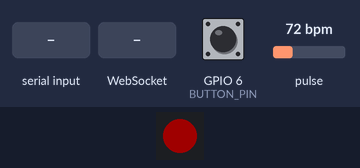
Bench run of a program on a simulated ESP32-C3. Parts: 1 RGB LEDs in strip order, left to right. The inputs (shaded band) are chosen by the test bench; at power-on: GPIO 6 (BUTTON_PIN) HIGH, pulse 72 bpm. Dim RGB values are drawn brighter than linear; WiFi joins after 1.5 s; servers stay silent unless stated; EEPROM starts erased; what the program prints to the serial monitor is not drawn.

Above: at 1.77 s.
1.8 s: GPIO 6 (BUTTON_PIN) pulled LOW for 0.15 s
At 2.23 s:
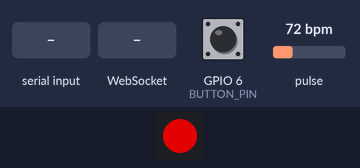
At 3.49 s:
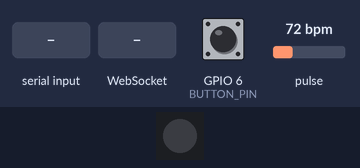
4.8 s: "config/150\n" received over Serial
7.8 s: GPIO 6 (BUTTON_PIN) pulled LOW for 0.15 s
10.9 s: WebSocket text "#" received
At 11.66 s:
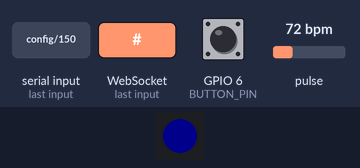
13.9 s: pulse set to 42 bpm
16.9 s: "#\n" received over Serial
At 18.12 s:
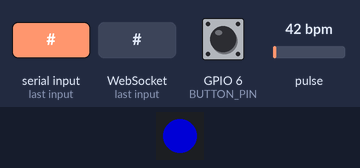
Timing chart, 0 to 20.9 s (numbered marks = the images above; inputs shaded):
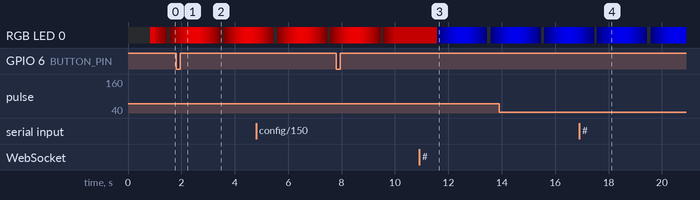

The program:

main.cpp
```cpp
#include "Arduino.h"
#include "config.h"
#include "Timer.h"
#include "Configuration.h"
#include "Process.h"
#include "ProcessManager.h"
#include "WebSocketManager.h"
#include "CommandRegistry.h"

// Process includes
#include "processes/WiFiProcess.h"
#include "processes/LedProcess.h"
#include "processes/SensorProcess.h"
#include "processes/PublishProcess.h"
#include "processes/ReceiveProcess.h"
#include "processes/SerialProcess.h"
#include "processes/ButtonProcess.h"
#include "processes/LedBehaviors.h"

// Global instances
Configuration  configuration;
ProcessManager processManager;
CommandRegistry commandRegistry;
WebSocketManager webSocketManager;

// Global LED behavior instances
LedsOffBehavior     ledsOff;
SolidBehavior       ledsSolid;
BreathingBehavior   ledsBreathing;
HeartBeatBehavior   ledsHeartBeat;

// Raw signal mode flag — set by SerialProcess and ButtonProcess
bool rawSignalMode = false;

void setup() {
    delay(SETUP_DELAY);
    Serial.begin(SERIAL_BAUD_RATE);
    Serial.println("\n[FuseBeat] Starting...");

    configuration.initialize();

    // Register all processes
    processManager.addProcess("wifi",    new WiFiProcess());
    processManager.addProcess("led",     new LedProcess());
    processManager.addProcess("sensor",  new SensorProcess());
    processManager.addProcess("serial",  new SerialProcess());
    processManager.addProcess("button",  new ButtonProcess());
    processManager.addProcess("publish", new PublishProcess());
    processManager.addProcess("receive", new ReceiveProcess());

    // Halt network processes until WiFi connects
    processManager.haltProcess("publish");
    processManager.haltProcess("receive");

    // Setup all processes
    processManager.setupProcesses();

    Serial.println("[FuseBeat] Setup complete");
}

void loop() {
    WiFiProcess* wifiProc = static_cast<WiFiProcess*>(processManager.getProcess("wifi"));
    bool wifiConnected = wifiProc && wifiProc->isWiFiConnected();

    static bool wasConnected = false;
    static bool wasRawMode   = false;

    // Raw signal mode: halt all WiFi/WS processes to avoid serial contention
    if (rawSignalMode && !wasRawMode) {
        Serial.println("[FuseBeat] Raw mode ON — halting WiFi/WS");
        webSocketManager.disconnect();
        processManager.haltProcess("publish");
        processManager.haltProcess("receive");
        processManager.haltProcess("wifi");
        wasConnected = false;
    } else if (!rawSignalMode && wasRawMode) {
        Serial.println("[FuseBeat] Raw mode OFF — resuming WiFi/WS");
        processManager.startProcess("wifi");
    }
    wasRawMode = rawSignalMode;

    if (rawSignalMode) {
        processManager.updateProcesses();
        return;
    }

    if (wifiConnected && !wasConnected) {
        // WiFi just connected — initialize WS and start network processes
        Serial.println("[FuseBeat] WiFi connected — starting WebSocket");
        webSocketManager.initialize(configuration.getSocketServerURL());
        processManager.startProcess("publish");
        processManager.startProcess("receive");

        // Switch LED to breathing in device color
        LedProcess* led = static_cast<LedProcess*>(processManager.getProcess("led"));
        if (led) {
            uint32_t color = 0x0000FF; // Blue while waiting for first beat
            led->setConnectedColor(color);
        }
    } else if (!wifiConnected && wasConnected) {
        // WiFi lost — halt network processes
        Serial.println("[FuseBeat] WiFi lost — halting WebSocket");
        processManager.haltProcess("publish");
        processManager.haltProcess("receive");

        LedProcess* led = static_cast<LedProcess*>(processManager.getProcess("led"));
        if (led) {
            ledsBreathing.setColor(0xFF0000); // Back to red breathing
            led->setBehavior(&ledsBreathing);
        }
    }
    wasConnected = wifiConnected;

    // Update WebSocket connection
    if (wifiConnected) {
        webSocketManager.update();
    }

    // Update all running processes
    processManager.updateProcesses();
}
```

Process.h
```cpp
#ifndef PROCESS_H
#define PROCESS_H

#include "Arduino.h"

class ProcessManager; // Forward declaration

class Process {

protected:
    bool isRunning = true;
    ProcessManager* processManager = nullptr;

public:
    virtual ~Process() {}
    virtual void setup() { }
    virtual void update() = 0;
    virtual String getState() { return String(); }

    // State management methods
    bool isProcessRunning() const { return isRunning; }
    void setRunning(bool running) { isRunning = running; }
    void halt() { isRunning = false; }
    void start() { isRunning = true; }

    // ProcessManager reference
    void setProcessManager(ProcessManager* manager) { processManager = manager; }
    ProcessManager* getProcessManager() const { return processManager; }

};

#endif // PROCESS_H
```

ProcessManager.h
```cpp
#ifndef PROCESS_MANAGER_H
#define PROCESS_MANAGER_H

#include "Arduino.h"
#include "Process.h"
#include <map>

class ProcessManager {
private:
    std::map<String, Process*> processes;

public:
    ProcessManager() {}

    ~ProcessManager() {
        for (auto& entry : processes) {
            delete entry.second;
        }
        processes.clear();
    }

    void addProcess(const String& name, Process* process) {
        if (process) {
            process->setProcessManager(this);
            processes[name] = process;
        }
    }

    void startProcess(const String& name) {
        auto it = processes.find(name);
        if (it != processes.end()) {
            it->second->start();
        }
    }

    void haltProcess(const String& name) {
        auto it = processes.find(name);
        if (it != processes.end()) {
            it->second->halt();
        }
    }

    void haltAllProcesses() {
        for (auto& entry : processes) {
            entry.second->halt();
        }
    }

    void updateProcesses() {
        for (auto& entry : processes) {
            if (entry.second->isProcessRunning()) {
                entry.second->update();
            }
        }
    }

    void setupProcesses() {
        for (auto& entry : processes) {
            entry.second->setup();
        }
    }

    Process* getProcess(const String& name) {
        auto it = processes.find(name);
        return (it != processes.end()) ? it->second : nullptr;
    }

    bool hasProcess(const String& name) {
        return processes.find(name) != processes.end();
    }
};

#endif // PROCESS_MANAGER_H
```

Timer.h
```cpp
#ifndef TIMER_H
#define TIMER_H

#include "Arduino.h"

struct Timer {
    unsigned long last_update;
    unsigned long interval;
    unsigned long elapsed_millis;
    unsigned long started_at;

    Timer(unsigned long an_interval) : interval(an_interval), last_update(0), elapsed_millis(0) {
        started_at = millis();
    }
    Timer() : interval(0), last_update(0) {
        started_at = millis();
    }

    bool hasElapsed() {
        return millis() - last_update > interval;
    }

    unsigned long elapsed() {
        return millis() - started_at;
    }

    bool checkAndReset() {
        if (interval == 0) return false;

        if (hasElapsed()) {
            reset();
            return true;
        }
        return false;
    }

    void reset() {
        last_update = millis();
    }

    void resetMillis() {
        elapsed_millis = 0;
        started_at = millis();
    }
};

#endif // TIMER_H
```

Utils.h
```cpp
#ifndef UTILS_H
#define UTILS_H

#include <Arduino.h>

static uint32_t hexToColor(String hex) {
    if (hex.startsWith("#")) {
        hex = hex.substring(1);
    }
    return (uint32_t)strtol(("0x" + hex).c_str(), NULL, 16);
}

#endif // UTILS_H
```

WebSocketManager.h
```cpp
#ifndef WEBSOCKET_MANAGER_H
#define WEBSOCKET_MANAGER_H

#include "Arduino.h"
#include <WebSocketsClient.h>
#include <WiFi.h>
#include <functional>

typedef std::function<void(const String&)> MessageCallback;

class WebSocketManager {
private:
    WebSocketsClient webSocket;
    bool connected = false;
    String wsHost;
    int wsPort = 80;
    String wsPath = "/";
    String deviceIdHex;
    String state;

    MessageCallback messageCallback;
    String lastReceivedMessage;
    bool hasNewMessage = false;

    bool isInitialized = false;
    unsigned long lastReconnectAttempt = 0;
    const unsigned long RECONNECT_INTERVAL = 5000;

public:
    WebSocketManager()
        : connected(false)
        , deviceIdHex("0000")
        , state("DISCONNECTED")
        , hasNewMessage(false)
        , isInitialized(false)
        , lastReconnectAttempt(0)
    {}

    void initialize(const String& wsUrl) {
        if (isInitialized) return;

        uint8_t mac[6];
        WiFi.macAddress(mac);
        char idBuf[5];
        snprintf(idBuf, sizeof(idBuf), "%02X%02X", mac[4], mac[5]);
        deviceIdHex = String(idBuf);

        parseAndConnect(wsUrl);
        isInitialized = true;
    }

    void update() {
        if (!isInitialized) return;
        webSocket.loop();
        state = connected ? String("CONNECTED") : String("CONNECTING");
    }

    bool sendMessage(const String& message) {
        if (!connected) return false;
        String msg = message;
        webSocket.sendTXT(msg);
        return true;
    }

    bool hasMessage() const { return hasNewMessage; }

    String getMessage() {
        hasNewMessage = false;
        return lastReceivedMessage;
    }

    void setMessageCallback(MessageCallback callback) {
        messageCallback = callback;
    }

    bool isConnected() const { return connected; }
    String getDeviceId() const { return deviceIdHex; }
    String getState() const { return state; }

    void disconnect() {
        webSocket.disconnect();
        connected = false;
        isInitialized = false;
        state = "DISCONNECTED";
    }

    void reconnect() {
        if (wsHost.length() > 0) {
            webSocket.begin(wsHost.c_str(), wsPort, wsPath.c_str());
        }
    }

    void reinitialize(const String& wsUrl) {
        isInitialized = false;
        connected = false;
        webSocket.disconnect();
        parseAndConnect(wsUrl);
        isInitialized = true;
    }

private:
    void parseAndConnect(const String& wsUrl) {
        if (!wsUrl.startsWith("ws://")) return;

        String rest = wsUrl.substring(5);
        int slash = rest.indexOf('/');
        String hostPort = slash >= 0 ? rest.substring(0, slash) : rest;
        wsPath = slash >= 0 ? rest.substring(slash) : "/";

        int colon = hostPort.indexOf(':');
        if (colon >= 0) {
            wsHost = hostPort.substring(0, colon);
            wsPort = hostPort.substring(colon + 1).toInt();
        } else {
            wsHost = hostPort;
            wsPort = 80;
        }

        webSocket.onEvent([this](WStype_t type, uint8_t * payload, size_t length) {
            if (type == WStype_CONNECTED) {
                connected = true;
                Serial.println("[WS] Connected");
            }
            else if (type == WStype_DISCONNECTED) {
                connected = false;
                Serial.println("[WS] Disconnected");
            }
            else if (type == WStype_TEXT) {
                String message = String((char*)payload);
                lastReceivedMessage = message;
                hasNewMessage = true;
                if (messageCallback) {
                    messageCallback(message);
                }
            }
        });

        webSocket.setReconnectInterval(5000);
        webSocket.begin(wsHost.c_str(), wsPort, wsPath.c_str());
    }
};

// Global WebSocket manager instance
extern WebSocketManager webSocketManager;

#endif // WEBSOCKET_MANAGER_H
```

ButtonProcess.h
```cpp
#ifndef BUTTON_PROCESS_H
#define BUTTON_PROCESS_H

#include "Process.h"
#include "config.h"
#include "Configuration.h"

extern bool rawSignalMode;

class ButtonProcess : public Process {
public:
    ButtonProcess()
        : Process(),
          lastState(HIGH),
          pressedAt(0),
          longPressHandled(false)
    {}

    void setup() override {
        pinMode(BUTTON_PIN, INPUT_PULLUP);
    }

    void update() override {
        int state = digitalRead(BUTTON_PIN);
        unsigned long now = millis();

        if (state == LOW && lastState == HIGH) {
            // Button just pressed
            pressedAt = now;
            longPressHandled = false;
        }
        else if (state == LOW && lastState == LOW) {
            // Button held down
            if (!longPressHandled && (now - pressedAt) > 3000) {
                // Long press: print config
                Serial.println("[Button] Long press — printing config:");
                configuration.printConfiguration();
                longPressHandled = true;
            }
        }
        else if (state == HIGH && lastState == LOW) {
            // Button released
            unsigned long held = now - pressedAt;
            if (!longPressHandled && held < 1000) {
                // Short press: toggle raw mode
                rawSignalMode = !rawSignalMode;
                Serial.print("[Button] Raw signal mode: ");
                Serial.println(rawSignalMode ? "ON" : "OFF");
            }
        }

        lastState = state;
    }

private:
    int lastState;
    unsigned long pressedAt;
    bool longPressHandled;
};

#endif // BUTTON_PROCESS_H
```

LedProcess.h
```cpp
#ifndef LED_PROCESS_H
#define LED_PROCESS_H

#include "Process.h"
#include "processes/LedBehaviors.h"
#include "config.h"
#include <Adafruit_NeoPixel.h>

class LedProcess : public Process {
public:
    LedProcess() : Process(), pixels(LED_COUNT, LED_PIN, NEO_GRB + NEO_KHZ800), currentBehavior(nullptr) {}

    void setup() override {
        pixels.begin();
        pixels.setBrightness(200);
        pixels.clear();
        pixels.show();

        ledsOff.setup(pixels);
        ledsSolid.setup(pixels);
        ledsBreathing.setup(pixels);
        ledsHeartBeat.setup(pixels);

        // Start with breathing red while waiting for WiFi
        ledsBreathing.setColor(0xFF0000);
        setBehavior(&ledsBreathing);
    }

    void update() override {
        if (currentBehavior) {
            currentBehavior->update();
        }
    }

    void setBehavior(LedBehavior* behavior) {
        if (!behavior) return;
        currentBehavior = behavior;
        currentBehavior->setup(pixels);
    }

    // Called when a fused_beat is received from the server
    void triggerBeat(uint32_t color, unsigned long interval_ms) {
        ledsHeartBeat.setParams(color, 770, interval_ms);
        setBehavior(&ledsHeartBeat);
    }

    void setConnectedColor(uint32_t color) {
        ledsBreathing.setColor(color);
        setBehavior(&ledsBreathing);
    }

private:
    Adafruit_NeoPixel pixels;
    LedBehavior* currentBehavior;
};

#endif // LED_PROCESS_H
```

PublishProcess.h
```cpp
#ifndef PUBLISH_PROCESS_H
#define PUBLISH_PROCESS_H

#include "Process.h"
#include "WebSocketManager.h"
#include "Configuration.h"
#include "ProcessManager.h"
#include "processes/SensorProcess.h"
#include <ArduinoJson.h>

class PublishProcess : public Process {
public:
    PublishProcess() : Process(), wasConnected(false) {}

    void setup() override {}

    void update() override {
        bool nowConnected = webSocketManager.isConnected();

        // Send identify message on fresh connection
        if (nowConnected && !wasConnected) {
            sendIdentify();
        }
        wasConnected = nowConnected;

        if (!nowConnected) return;

        // Send heartbeat event when a beat is detected
        SensorProcess* sensor = static_cast<SensorProcess*>(processManager->getProcess("sensor"));
        if (sensor && sensor->hasBeat()) {
            sendHeartbeat(sensor->getBPM());
        }
    }

private:
    bool wasConnected;

    void sendIdentify() {
        JsonDocument doc;
        doc["type"]        = "identify";
        doc["client_type"] = "device";
        doc["device_id"]   = webSocketManager.getDeviceId();
        doc["feed_id"]     = configuration.getFeedId();
        doc["color"]       = configuration.getDeviceColor();

        String msg;
        serializeJson(doc, msg);
        webSocketManager.sendMessage(msg);
        Serial.print("[Publish] Identified as: ");
        Serial.println(webSocketManager.getDeviceId());
    }

    void sendHeartbeat(float bpm) {
        JsonDocument doc;
        doc["type"]         = "heartbeat";
        doc["device_id"]    = webSocketManager.getDeviceId();
        doc["feed_id"]      = configuration.getFeedId();
        doc["bpm"]          = (int)bpm;
        doc["timestamp_ms"] = (unsigned long)millis();

        String msg;
        serializeJson(doc, msg);
        webSocketManager.sendMessage(msg);
    }
};

#endif // PUBLISH_PROCESS_H
```

WebSocketManager.cpp
```cpp
// WebSocketManager global instance is defined in main.cpp
```

config.h
```cpp
#ifndef CONFIG_H
#define CONFIG_H

#define LED_PIN         7
#define LED_COUNT       1
#define BUTTON_PIN      6
#define SERIAL_BAUD_RATE 115200
#define SETUP_DELAY     500

// MAX30102 I2C pins for ESP32-C3 (default I2C)
#define SDA_PIN         8
#define SCL_PIN         9

// Sensor settings
#define SENSOR_SAMPLE_RATE    100    // Hz (timer interval; actual FIFO rate may differ)
#define SENSOR_SETTLE_SAMPLES 200    // discard first N valid samples after finger placement (~4 s)
#define BEAT_MIN_INTERVAL_MS  300    // refractory period — blocks detections < 200 BPM
#define BEAT_MIN_SLOPE        3.0f   // minimum negative-slope envelope before detection is armed

#endif // CONFIG_H
```

CommandRegistry.cpp
```cpp
// CommandRegistry global instance is defined in main.cpp
```

Source omitted: LedBehaviors.h (7234 bytes), ReceiveProcess.h (1920 bytes), SensorProcess.h (7666 bytes), SerialProcess.h (3596 bytes), WiFiProcess.h (3000 bytes), Configuration.h (4838 bytes), CommandRegistry.h (1192 bytes)
